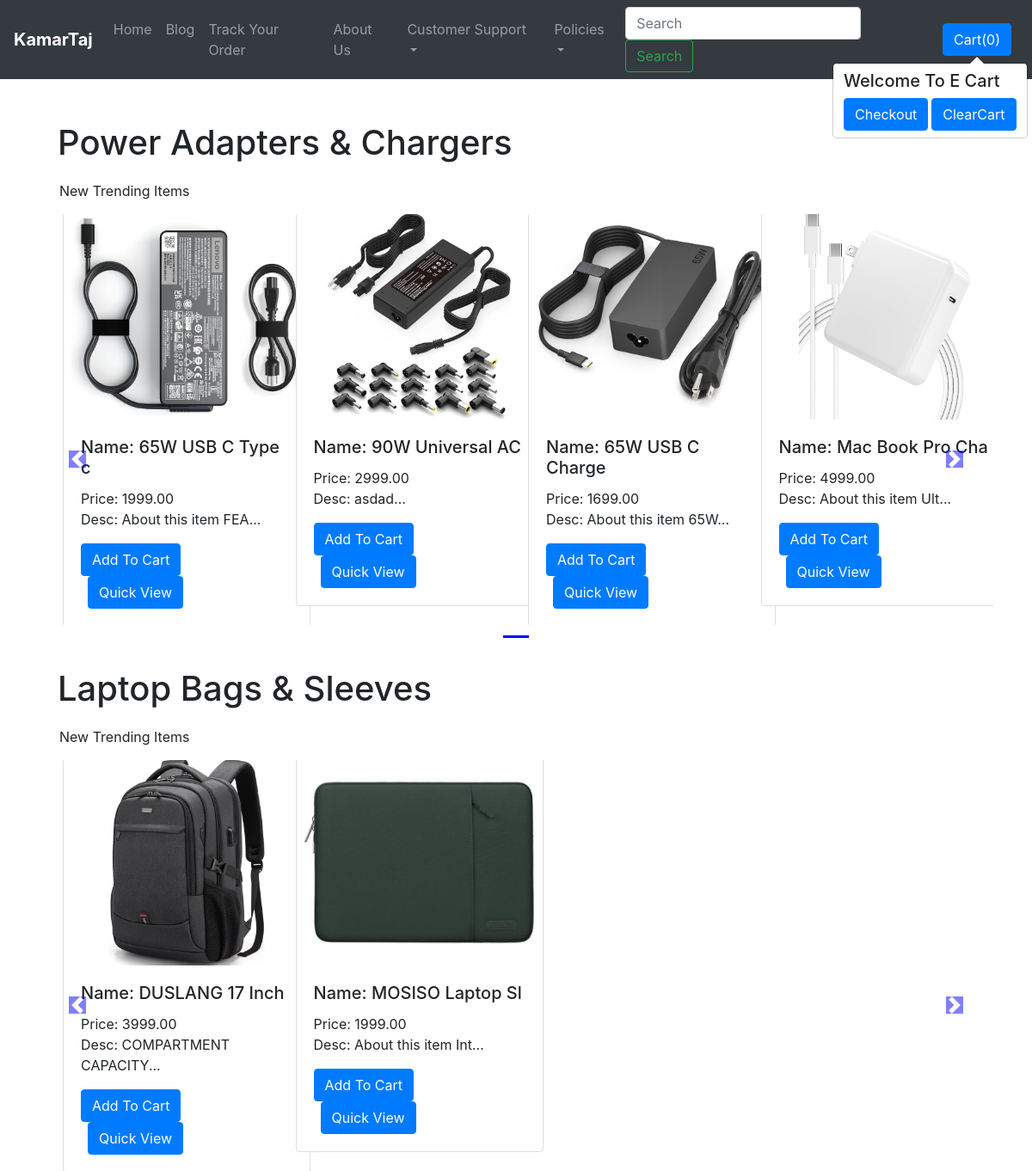
The page / on the database its author committed.
### shop/models.py (models this page shows, shortened)
class Product(models.Model):
    name = models.CharField(max_length=255)
    product_id = models.AutoField
    description = models.TextField()
    price = models.DecimalField(max_digits=10, decimal_places=2)
    category = models.ForeignKey(Category, on_delete=models.CASCADE)
    image = models.ImageField(upload_to="Shop/Images",default="")
    created_at = models.DateTimeField(auto_now_add=True)
    updated_at = models.DateTimeField(auto_now=True)

class Category(models.Model):
    name = models.CharField(max_length=100)
    def __str__(self):
        return self.name

### shop/views.py (the view)
# urls.py: path("",views.index,name="Index"),
def index(request):
    allprd = []
    allCat = Product.objects.values('category')
    cats = {item['category'] for item in allCat}
    for cat in cats:
        mypdt = Product.objects.filter(category=cat)
        n = len(mypdt)
        nSlide = n // 4 + ceil((n / 4) - (n // 4))
        allprd.append([mypdt,range(1,nSlide),nSlide])
    value = {'allpdt': allprd}
    return render(request,"shop/index.html",value)

### shop/templates/shop/index.html (shortened to what this page needs)
{% extends 'shop/basic.html' %}
{% block body %}
{% load static %}
<div class="container">
    {% for products, range , nSlide in allpdt %}
    <h1 style="margin: 50px 0px 8px 22px;">{{products.0.category}}</h1>
    <p style="margin: 20px 0px 15px 24px;"> New Trending Items</p>
<div id="demo{{forloop.counter}}" class="carousel slide" data-ride="carousel">
    <ol class="carousel-indicators">
        {% for i in range %}
        <li data-target="#demo{{forloop.parentloop.counter}}" data-slide-to="{{i}}" class="active"></li>
        {% endfor %}
    </ol>
    <div class="carousel-inner container no-pading">
        <div class="carousel-item active">
            {% for i in products %}
            <div class="col-xs-3 col-md-3 col-sm-3">
            <div class="card align-items-center" style="width: 18rem;">
                <img class="card-img-top" src="/media/{{i.image}}" alt="Card image cap">
                <div class="card-body">
                    <h5 class="card-title" id="namepr{{i.id}}">Name: {{i.name|slice:':16'}}</h5>
                    <h7 class="card-price" id="pricepr{{i.id}}">Price: {{i.price}}</h7>
                    <p class="card-text">Desc: {{i.description|slice:':20'}}...</p>
                    <span id=divpr{{i.id}} class="divpr">
                    <button  id="pr{{i.id}}" class="btn btn-primary cart" >Add To Cart</button>
                    </span>
                    <a href="ProductView/{{i.id}}"> <button id="qv{{i.id}}" class="btn btn-primary mx-2" >Quick View</button></a>
                </div>
                </div>
                </div>
                {% if forloop.counter|divisibleby:4 and forloop.counter > 0 and not forloop.last %}
               </div>
        <div class="carousel-item">
            {% endif %}
            {% endfor %}
        </div>
        </div>
    </div>
    <a class="carousel-control-prev" href="#demo{{forloop.counter}}" role="button" data-slide="prev">
        <span class="carousel-control-prev-icon" aria-hidden="true"></span>
    </a>
    <a class="carousel-control-next" href="#demo{{forloop.counter}}" role="button" data-slide="next">
        <span class="carousel-control-next-icon" aria-hidden="true"></span>
    </a>
{% endfor %}
</div>
{% endblock %}

### rows shown on the page
Product: category.name "Power Adapters & Chargers", image (picture), name "65W USB C Type c", price "1999.00", description "About this item FEA"
Product: image (picture), name "90W Universal AC", price "2999.00", description "asdad"
Product: image (picture), name "65W USB C Charge", price "1699.00", description "About this item 65W"
Product: image (picture), name "Mac Book Pro Cha", price "4999.00", description "About this item Ult"
Product: category.name "Laptop Bags & Sleeves", image (picture), name "DUSLANG 17 Inch", price "3999.00", description "COMPARTMENT CAPACITY"
Product: image (picture), name "MOSISO Laptop Sl", price "1999.00", description "About this item Int"
